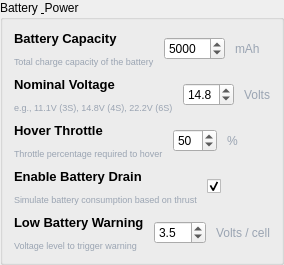
                                <widget class="QGroupBox" name="groupBattery">
                                    <property name="title">
                                        <string>Battery &amp; Power</string>
                                    </property>
                                    <layout class="QVBoxLayout" name="batteryLayout">
                                        <property name="spacing">
                                            <number>10</number>
                                        </property>

                                        <!-- Battery Capacity -->
                                        <item>
                                            <layout class="QHBoxLayout" name="h_BatteryCapacity">
                                                <item>
                                                    <layout class="QVBoxLayout" name="v_labels_batterycapacity">
                                                        <item>
                                                            <widget class="QLabel" name="label_BatteryCapacity">
                                                                <property name="font">
                                                                    <font>
                                                                        <pointsize>10</pointsize>
                                                                        <bold>true</bold>
                                                                    </font>
                                                                </property>
                                                                <property name="text">
                                                                    <string>Battery Capacity</string>
                                                                </property>
                                                            </widget>
                                                        </item>
                                                        <item>
                                                            <widget class="QLabel" name="desc_BatteryCapacity">
                                                                <property name="styleSheet">
                                                                    <string>color: #9aa4b2;
                                                                        font-size: 9px;</string>
                                                                </property>
                                                                <property name="text">
                                                                    <string>Total charge capacity of the battery</string>
                                                                </property>
                                                            </widget>
                                                        </item>
                                                    </layout>
                                                </item>
                                                <item>
                                                    <layout class="QHBoxLayout" name="h_batterycapacity_controls">
                                                        <item>
                                                            <widget class="QSpinBox" name="spinBatteryCapacity">
                                                                <property name="minimumWidth">
                                                                    <number>100</number>
                                                                </property>
                                                                <property name="minimum">
                                                                    <number>500</number>
                                                                </property>
                                                                <property name="maximum">
                                                                    <number>30000</number>
                                                                </property>
                                                                <property name="singleStep">
                                                                    <number>100</number>
                                                                </property>
                                                                <property name="value">
                                                                    <number>5000</number>
                                                                </property>
                                                            </widget>
                                                        </item>
                                                        <item>
                                                            <widget class="QLabel" name="label_mah">
                                                                <property name="styleSheet">
                                                                    <string>color: #9aa4b2;</string>
                                                                </property>
                                                                <property name="text">
                                                                    <string>mAh</string>
                                                                </property>
                                                            </widget>
                                                        </item>
                                                    </layout>
                                                </item>
                                            </layout>
                                        </item>

                                        <item>
                                            <layout class="QHBoxLayout" name="h_BatteryVoltage">
                                                <item>
                                                    <layout class="QVBoxLayout" name="v_labels_batteryvoltage">
                                                        <item>
                                                            <widget class="QLabel" name="label_BatteryVoltage">
                                                                <property name="font">
                                                                    <font>
                                                                        <pointsize>10</pointsize>
                                                                        <bold>true</bold>
                                                                    </font>
                                                                </property>
                                                                <property name="text">
                                                                    <string>Nominal Voltage</string>
                                                                </property>
                                                            </widget>
                                                        </item>
                                                        <item>
                                                            <widget class="QLabel" name="desc_BatteryVoltage">
                                                                <property name="styleSheet">
                                                                    <string>color: #9aa4b2;
                                                                        font-size: 9px;</string>
                                                                </property>
                                                                <property name="text">
                                                                    <string>e.g., 11.1V (3S), 14.8V (4S), 22.2V (6S)</string>
                                                                </property>
                                                            </widget>
                                                        </item>
                                                    </layout>
                                                </item>
                                                <item>
                                                    <layout class="QHBoxLayout" name="h_batteryvoltage_controls">
                                                        <item>
                                                            <widget class="QDoubleSpinBox" name="spinBatteryVoltage">
                                                                <property name="decimals">
                                                                    <number>1</number>
                                                                </property>
                                                                <property name="minimum">
                                                                    <double>3.700000000000000</double>
                                                                </property>
                                                                <property name="maximum">
                                                                    <double>50.000000000000000</double>
                                                                </property>
                                                                <property name="singleStep">
                                                                    <double>0.100000000000000</double>
                                                                </property>
                                                                <property name="value">
                                                                    <double>14.800000000000001</double>
                                                                </property>
                                                            </widget>
                                                        </item>
                                                        <item>
                                                            <widget class="QLabel" name="label_volts">
                                                                <property name="styleSheet">
                                                                    <string>color: #9aa4b2;</string>
                                                                </property>
                                                                <property name="text">
                                                                    <string>Volts</string>
                                                                </property>
                                                            </widget>
                                                        </item>
                                                    </layout>
                                                </item>
                                            </layout>
                                        </item>

                                        <item>
                                            <layout class="QHBoxLayout" name="h_HoverThrottle">
                                                <item>
                                                    <layout class="QVBoxLayout" name="v_labels_hoverthrottle">
                                                        <item>
                                                            <widget class="QLabel" name="label_HoverThrottle">
                                                                <property name="font">
                                                                    <font>
                                                                        <pointsize>10</pointsize>
                                                                        <bold>true</bold>
                                                                    </font>
                                                                </property>
                                                                <property name="text">
                                                                    <string>Hover Throttle</string>
                                                                </property>
                                                            </widget>
                                                        </item>
                                                        <item>
                                                            <widget class="QLabel" name="desc_HoverThrottle">
                                                                <property name="styleSheet">
                                                                    <string>color: #9aa4b2;
                                                                        font-size: 9px;</string>
                                                                </property>
                                                                <property name="text">
                                                                    <string>Throttle percentage required to hover</string>
                                                                </property>
                                                            </widget>
                                                        </item>
                                                    </layout>
                                                </item>
                                                <item>
                                                    <layout class="QHBoxLayout" name="h_hoverthrottle_controls">
                                                        <item>
                                                            <widget class="QSpinBox" name="spinHoverThrottle">
                                                                <property name="minimum">
                                                                    <number>10</number>
                                                                </property>
                                                                <property name="maximum">
                                                                    <number>90</number>
                                                                </property>
                                                                <property name="value">
                                                                    <number>50</number>
                                                                </property>
                                                            </widget>
                                                        </item>
                                                        <item>
                                                            <widget class="QLabel" name="label_percent1">
                                                                <property name="styleSheet">
                                                                    <string>color: #9aa4b2;</string>
                                                                </property>
                                                                <property name="text">
                                                                    <string>%</string>
                                                                </property>
                                                            </widget>
                                                        </item>
                                                    </layout>
                                                </item>
                                            </layout>
                                        </item>

                                        <item>
                                            <layout class="QHBoxLayout" name="h_EnableBatteryDrain">
                                                <item>
                                                    <layout class="QVBoxLayout" name="v_labels_batterydrain">
                                                        <item>
                                                            <widget class="QLabel" name="label_EnableBatteryDrain">
                                                                <property name="font">
                                                                    <font>
                                                                        <pointsize>10</pointsize>
                                                                        <bold>true</bold>
                                                                    </font>
                                                                </property>
                                                                <property name="text">
                                                                    <string>Enable Battery Drain</string>
                                                                </property>
                                                            </widget>
                                                        </item>
                                                        <item>
                                                            <widget class="QLabel" name="desc_EnableBatteryDrain">
                                                                <property name="styleSheet">
                                                                    <string>color: #9aa4b2;
                                                                        font-size: 9px;</string>
                                                                </property>
                                                                <property name="text">
                                                                    <string>Simulate battery consumption based on thrust</string>
                                                                </property>
                                                            </widget>
                                                        </item>
                                                    </layout>
                                                </item>
                                                <item>
                                                    <widget class="QCheckBox" name="checkBoxEnableBatteryDrain">
                                                        <property name="text">
                                                            <string/>
                                                        </property>
                                                        <property name="checked">
                                                            <bool>true</bool>
                                                        </property>
                                                    </widget>
                                                </item>
                                            </layout>
                                        </item>

                                        <item>
                                            <layout class="QHBoxLayout" name="h_LowBatteryWarning">
                                                <item>
                                                    <layout class="QVBoxLayout" name="v_labels_lowbattery">
                                                        <item>
                                                            <widget class="QLabel" name="label_LowBatteryWarning">
                                                                <property name="font">
                                                                    <font>
                                                                        <pointsize>10</pointsize>
                                                                        <bold>true</bold>
                                                                    </font>
                                                                </property>
                                                                <property name="text">
                                                                    <string>Low Battery Warning</string>
                                                                </property>
                                                            </widget>
                                                        </item>
                                                        <item>
                                                            <widget class="QLabel" name="desc_LowBatteryWarning">
                                                                <property name="styleSheet">
                                                                    <string>color: #9aa4b2;
                                                                        font-size: 9px;</string>
                                                                </property>
                                                                <property name="text">
                                                                    <string>Voltage level to trigger warning</string>
                                                                </property>
                                                            </widget>
                                                        </item>
                                                    </layout>
                                                </item>
                                                <item>
                                                    <layout class="QHBoxLayout" name="h_lowbattery_controls">
                                                        <item>
                                                            <widget class="QDoubleSpinBox" name="spinLowBatteryWarning">
                                                                <property name="decimals">
                                                                    <number>1</number>
                                                                </property>
                                                                <property name="minimum">
                                                                    <double>3.0</double>
                                                                </property>
                                                                <property name="maximum">
                                                                    <double>4.0</double>
                                                                </property>
                                                                <property name="singleStep">
                                                                    <double>0.1</double>
                                                                </property>
                                                                <property name="value">
                                                                    <double>3.5</double>
                                                                </property>
                                                            </widget>
                                                        </item>
                                                        <item>
                                                            <widget class="QLabel" name="label_voltscell">
                                                                <property name="styleSheet">
                                                                    <string>color: #9aa4b2;</string>
                                                                </property>
                                                                <property name="text">
                                                                    <string>Volts / cell</string>
                                                                </property>
                                                            </widget>
                                                        </item>
                                                    </layout>
                                                </item>
                                            </layout>
                                        </item>
                                    </layout>
                                </widget>
